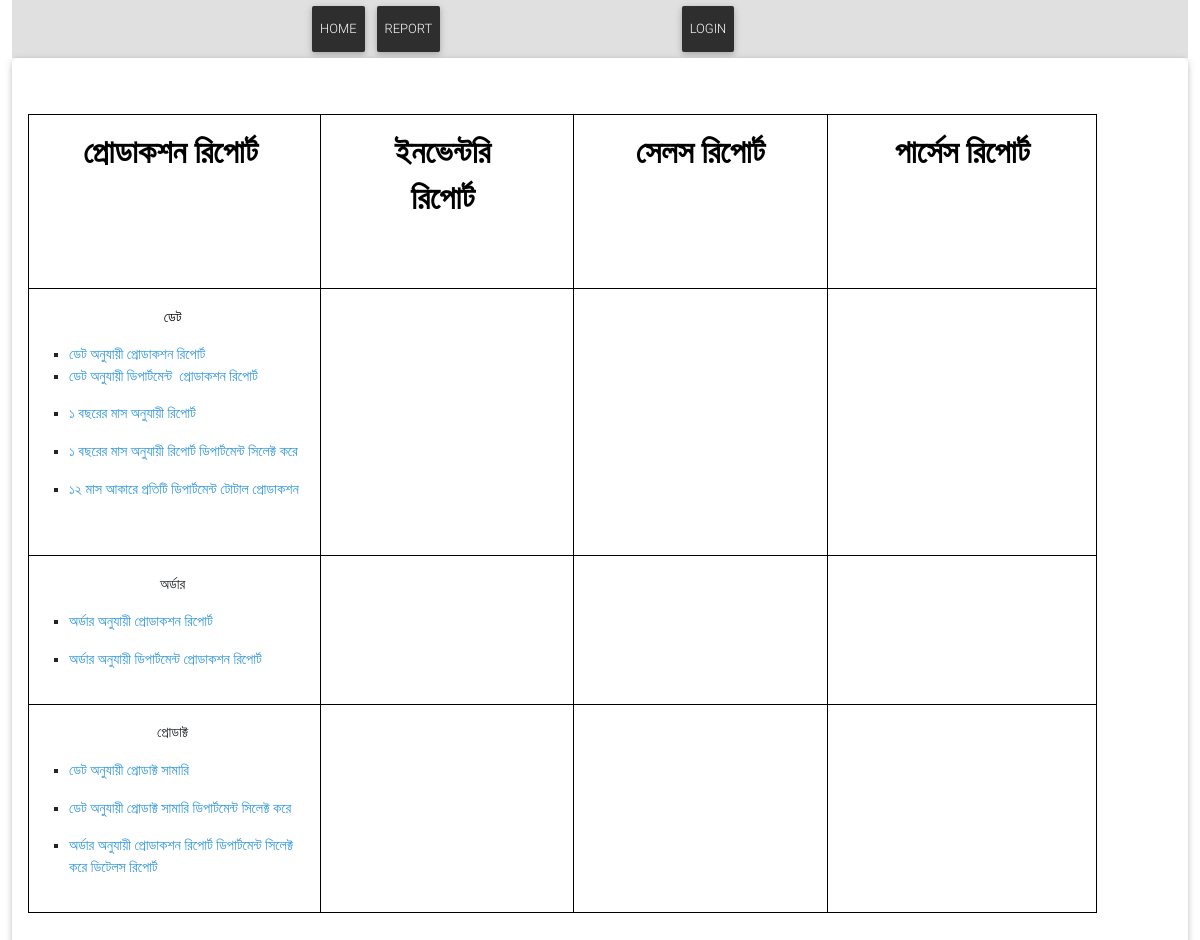
/report/, run on an earlier commit of the app's database.
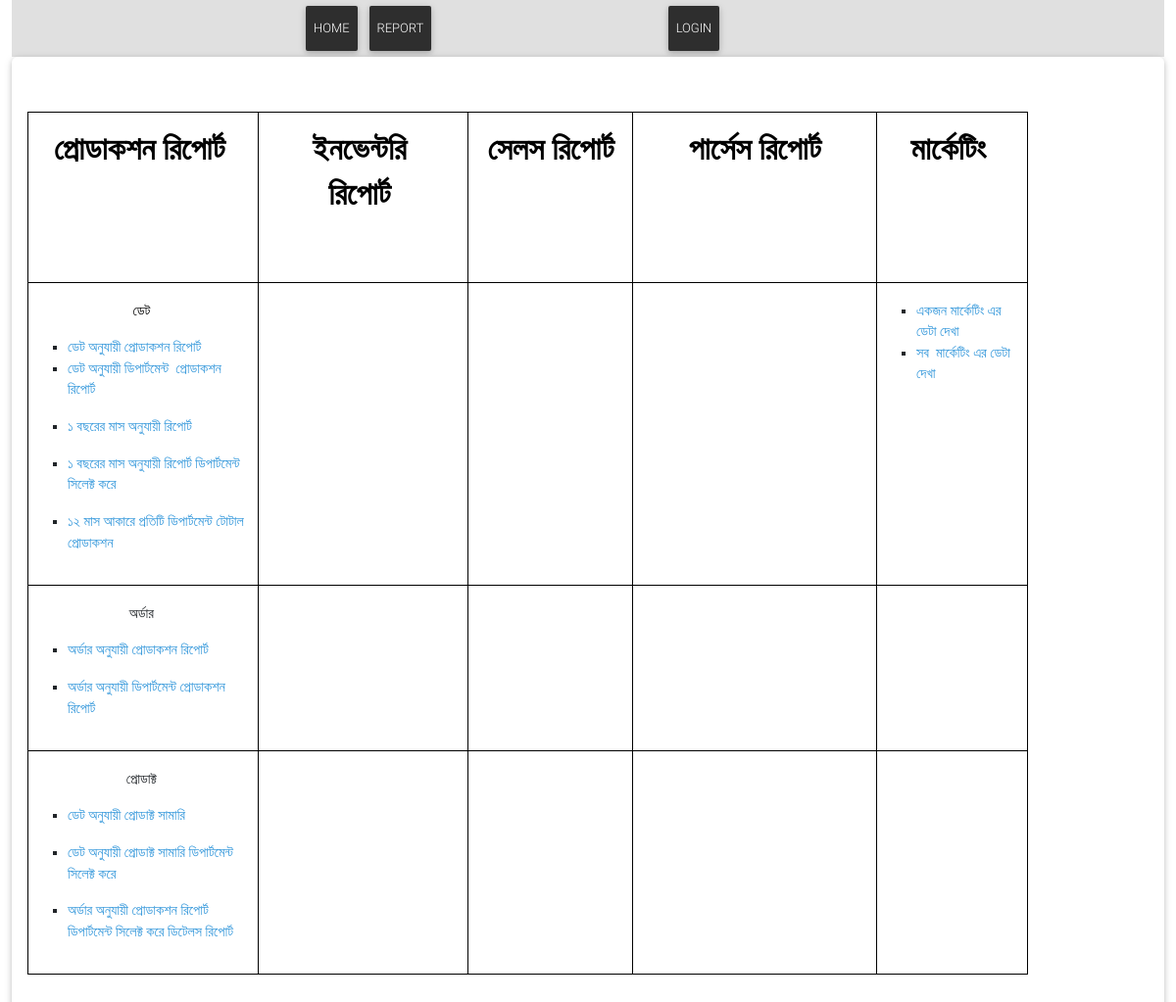
And on a later commit of the database.
### Report/models.py (models this page shows, shortened)
class Post(models.Model):
    title = models.CharField(max_length=200, unique=True)
    slug = models.SlugField(max_length=200, unique=True)
    author = models.ForeignKey(User, on_delete= models.CASCADE,related_name='blog_posts')
    updated_on = models.DateTimeField(auto_now= True)
    content = HTMLField() # Change This Line
    created_on = models.DateTimeField(auto_now_add=True)
    status = models.IntegerField(choices=STATUS, default=0)
    class Meta:
        ordering = ['-created_on']

### Report/views.py (the view)
# urls.py: path('',views.index,name='report'),
def index(request):
    post = Post.objects.first()
    content = post.content
    context = {
        'content': content,
    }
    return render(request, 'index.html', context)

### Report/templates/index.html
{% extends 'basereport.html' %}
{% load static %}
{% block content %}
<section class="section card mb-5">
    <div class="card-body">
    <p>{{ content|safe }}</p>
</div>
</section>
{% endblock %}

### templates/basereport.html (shortened to what this page needs)
{% load static %}
<!DOCTYPE html>
<html>
<head>
  <link rel="stylesheet" href="https://use.fontawesome.com/releases/v5.8.2/css/all.css">
    <link href="{% static 'css/bootstrap.min.css' %}" rel="stylesheet">
    <link href="{% static 'css/dataTables.min.css' %}" rel="stylesheet">
    <link href="{% static 'css/jquery-ui.css' %}" rel="stylesheet">
    <link href="{% static 'css/mdb.min.css' %}" rel="stylesheet">
</head>
<body>
    <div class="container-fluid">
            <header class="d-flex flex-wrap align-items-center justify-content-center justify-content-lg-start bg-light">
              <div class="col-md-3 mb-2 mb-md-0">
                <a href="/" class="d-inline-flex link-body-emphasis text-decoration-none">
                  <svg class="bi" width="40" height="32" role="img" aria-label="Bootstrap"><use xlink:href="#bootstrap"></use></svg>
                </a>
              </div>
              <ul class="nav col-12 col-md-auto mb-2 justify-content-center mb-md-0">
                <li>  <a class='nav-link px-2 btn btn-elegant waves-effect waves-light' href="{% url 'home' %}">Home</a></li>
                <li>  <a class='nav-link px-2 btn btn-elegant waves-effect waves-light' href="{% url 'report' %}">report</a></li>
              </ul>
              <div class="col-md-3 text-end">
                 <a class='nav-link px-2 btn btn-elegant waves-effect waves-light' href="{% url 'admin:index' %}">Login</a>
              </div>
            </header>
        {% block content %}{% endblock %}
    </div>
</body>
</html>

What changed in the data, as far as the page shows it:
changed Post: content "…সেলস রিপোর্ট পার্সেস রিপোর্ট ডেট ডেট অনুযায়ী প্রোডাকশন রিপোর্ট ডেট অনুযায়ী ডিপার্টমেন্ট প্রোডাকশন রিপোর্ট ১ বছরের মাস অনুযায়ী রিপোর্ট ১ বছরের মাস অনুযায়ী রিপোর্ট ডিপার্টমেন্ট সিলেক্ট করে ১২ মাস আকারে প্রতিটি ডিপার্টমেন্ট টোটাল প্রোডাকশন অর্ডার অর্ডার অনুযায়ী প্রোডাকশন…" → "…সেলস রিপোর্ট পার্সেস রিপোর্ট মার্কেটিং ডেট ডেট অনুযায়ী প্রোডাকশন রিপোর্ট ডেট অনুযায়ী ডিপার্টমেন্ট প্রোডাকশন রিপোর্ট ১ বছরের মাস অনুযায়ী রিপোর্ট ১ বছরের মাস অনুযায়ী রিপোর্ট ডিপার্টমেন্ট সিলেক্ট করে ১২ মাস আকারে প্রতিটি ডিপার্টমেন্ট টোটাল প্রোডাকশন একজন মার্কেটিং এর ডেটা দেখা সব মার্কেটিং এর ডেটা দেখা অর্ডার অর্ডার অনুযায়ী প্রোডাকশন…"
